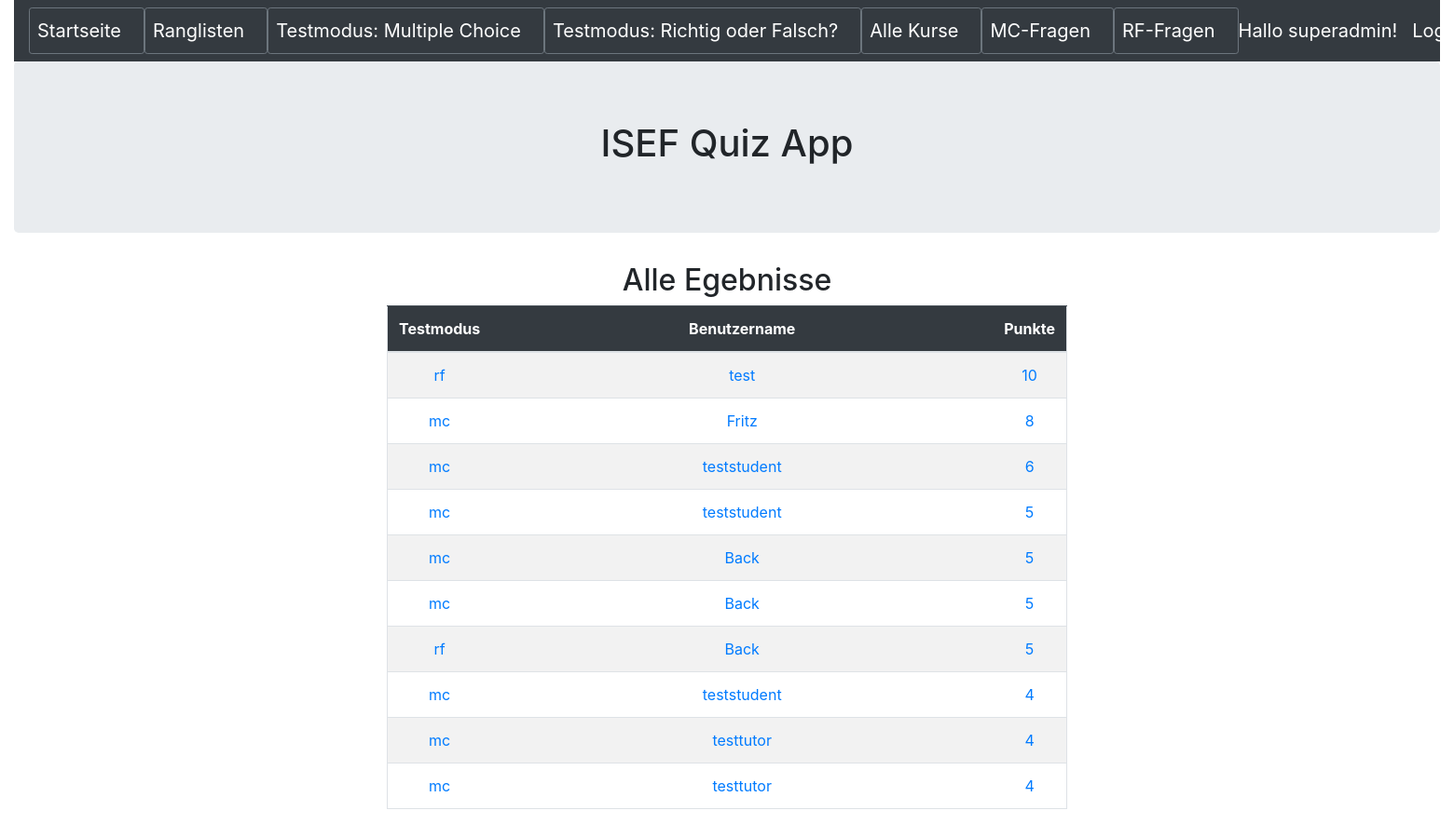
/ergebnistoppunkte (signed in), run on an earlier commit of the app's database.
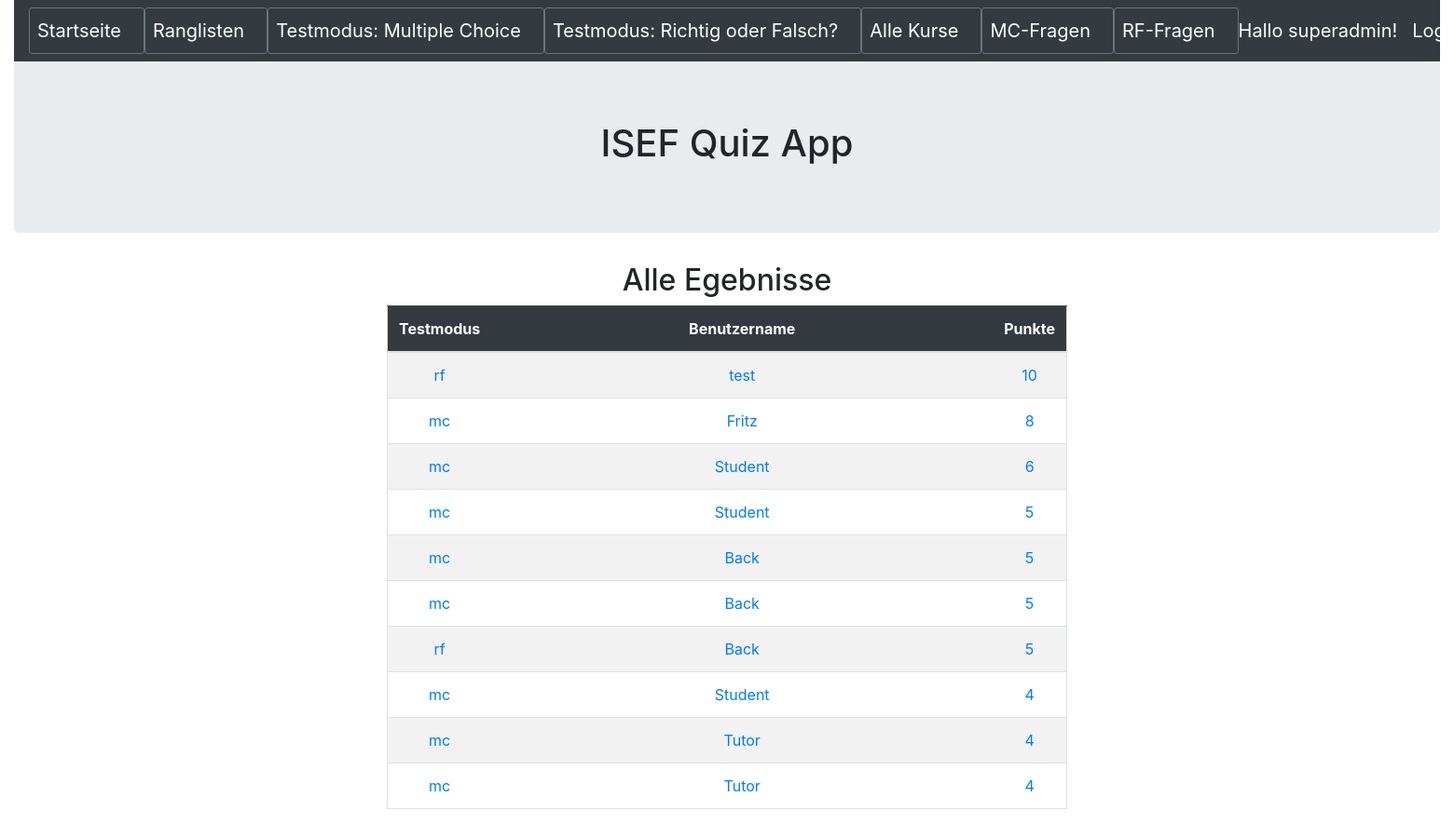
And on a later commit of the database.
### quiz/models.py (models this page shows, shortened)
class Ergebnis(models.Model):
    testmodus = models.CharField(max_length=20,blank=False)
    benutzername = models.CharField(max_length=50,blank=False)
    kursid = models.CharField(max_length=5,blank=False)
    kursname = models.CharField(max_length=50,blank=False)
    zeitsekunden = models.IntegerField(blank=False)
    datum = models.DateField(auto_now_add=True)
    punkte = models.IntegerField(blank=False)
    fragentotal = models.IntegerField(blank=False)
    fragenkorrekt = models.IntegerField(blank=False)
    fragenfalsch = models.IntegerField(blank=False)

### quiz/views.py (the view)
# urls.py: path('ergebnistoppunkte', ErgebnisTopPunkte.as_view(), name='ergebnis_toppunkte'),
class ErgebnisTopPunkte(AuthListView):
    model = Ergebnis
    template_name = 'ergebnis/ergebnis_toppunkte.html'
    fields = '__all__'
    permission_required = ('quiz.view_ergebnis')
    def get_queryset(self):
        return Ergebnis.objects.filter().order_by('-punkte')[:10]

### quiz/templates/ergebnis/ergebnis_toppunkte.html
{% extends 'base.html' %}
{% block content %}
<h2 class="text-center">Alle Egebnisse</h2>
<div class="container text-center">
	<div class="row justify-content-md-center">
		<div class="col-sm-8 ">
			<table  class ="table border table-hover table-striped">
				<thead class="table-dark">
					<th width=100 scope = "col">Testmodus</th>
					<th width=550 scope = "col">Benutzername</th>
					<th scope = "col">Punkte</th>
				</thead>
				<tbody>
				{% for ergebnis in object_list %}
					<tr>
						<td> <a href="{% url 'ergebnis_detail' ergebnis.pk %}">{{ ergebnis.testmodus }}</a> </td>
						<td> <a href="{% url 'ergebnis_detail' ergebnis.pk %}">{{ ergebnis.benutzername }}</a> </td>
						<td> <a href="{% url 'ergebnis_detail' ergebnis.pk %}">{{ ergebnis.punkte }}</a> </td>
					</tr>
				{% endfor %}
				</tbody>
			</table>
		</div>
	</div>
</div>
{% endblock content %}

What changed in the data, as far as the page shows it:
changed Ergebnis (number 3 of 10 on the later page): benutzername "teststudent" → "Student"
changed Ergebnis (number 4 of 10 on the later page): benutzername "teststudent" → "Student"
changed Ergebnis (number 8 of 10 on the later page): benutzername "teststudent" → "Student"
changed Ergebnis (number 9 of 10 on the later page): benutzername "testtutor" → "Tutor"
changed Ergebnis (number 10 of 10 on the later page): benutzername "testtutor" → "Tutor"
